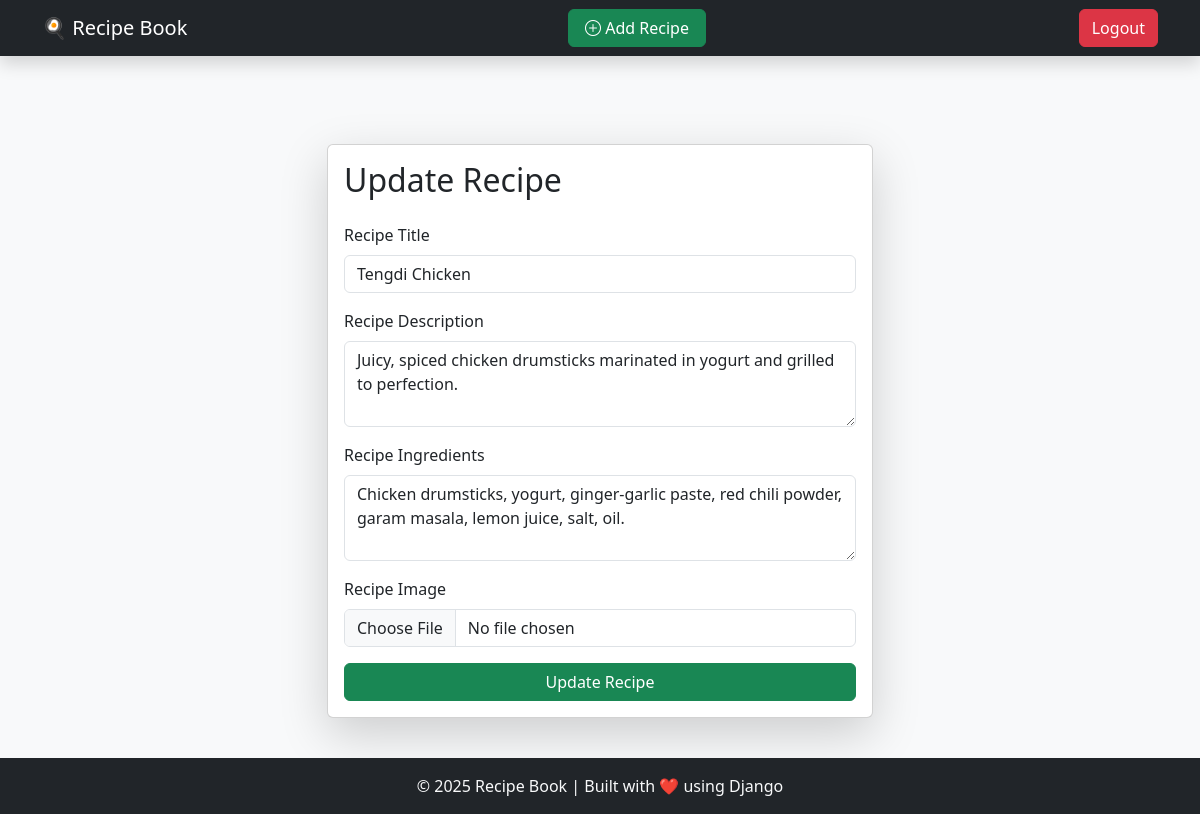
/update_recipe/5/ (signed in), run on an earlier commit of the app's database.
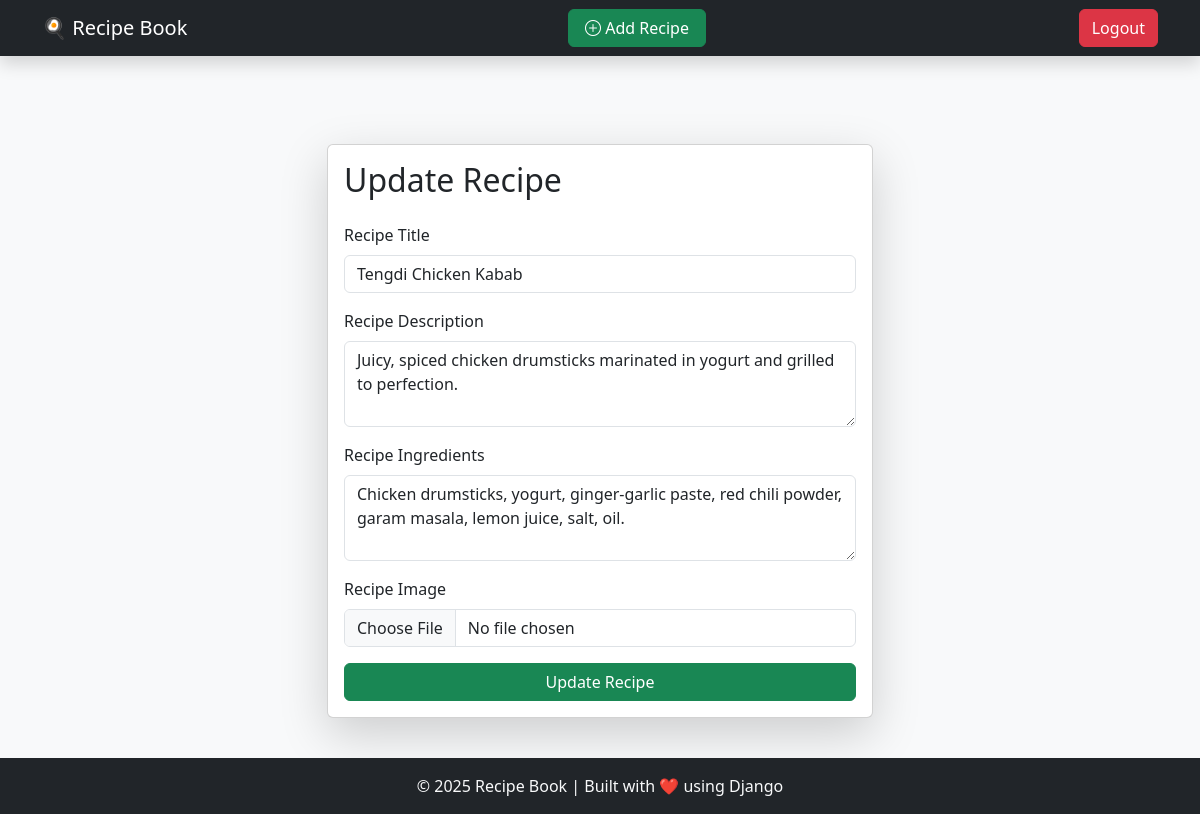
And on a later commit of the database.
### recipes/models.py (models this page shows, shortened)
class Recipe(models.Model):
    user = models.ForeignKey(User, on_delete=models.SET_NULL,null=True,blank=True)
    title = models.CharField(max_length=100)
    description = models.TextField()
    ingredients = models.TextField()
    image = models.ImageField(upload_to="recipe")

### recipes/views.py (the view, shortened to what this page needs)
# urls.py: path('update_recipe/<id>/',update_recipe,name='update_recipe'),
@login_required(login_url='/login/')
def update_recipe(request, id):
    recipe = Recipe.objects.get(id=id)
    context = {'recipe': recipe}
    return render(request, 'update_recipe.html', context)

### templates/update_recipe.html (shortened to what this page needs)
{% extends "base.html" %}
{% block content %}
<div class="container mt-5">
    <form class="col-6 mx-auto card p-3 shadow-lg" method="post" enctype="multipart/form-data">
        <h2 class="mb-4">Update Recipe</h1>
            <div class="mb-3">
                <label for="exampleInputEmail1" class="form-label">Recipe Title</label>
                <input name="title" value="{{recipe.title}}" type="text" class="form-control" required>
            </div>
            <div class="mb-3">
                <label for="exampleInputPassword1" class="form-label">Recipe Description</label>
                <textarea name="description" class="form-control" rows="3"required>{{recipe.description}}</textarea>
            </div>
            <div class="mb-3">
                <label for="exampleInputPassword1" class="form-label">Recipe Ingredients</label>
                <textarea name="ingredients" class="form-control" rows="3" required>{{recipe.ingredients}}</textarea>
            </div>
            <div class="mb-3">
                <label for="exampleInputPassword1" class="form-label">Recipe Image</label>
                <input name="image" type="file" class="form-control">
            </div>
            <button type="submit" class="btn btn-success">Update Recipe</button>
    </form>
</div>
{% endblock %}

What changed in the data, as far as the page shows it:
changed Recipe "Juicy, spiced chicken drumsticks marinated in yogurt and grilled to perfection.": title "Tengdi Chicken" → "Tengdi Chicken Kabab"
